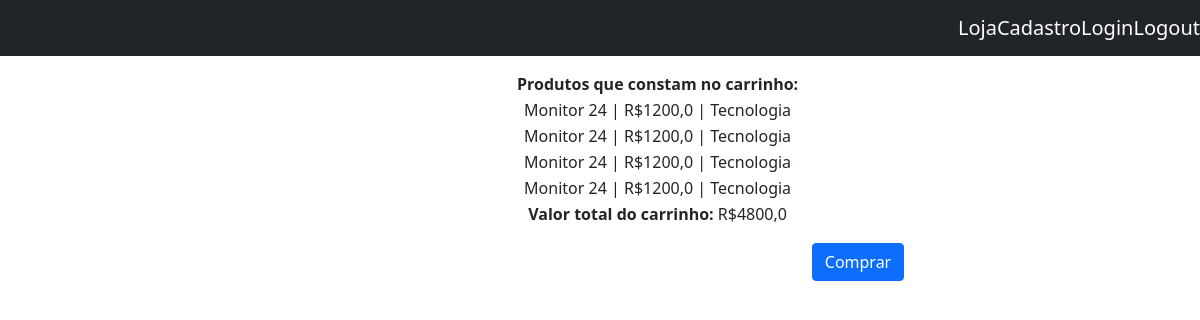
/loja/carrinho/, run on an earlier commit of the app's database.
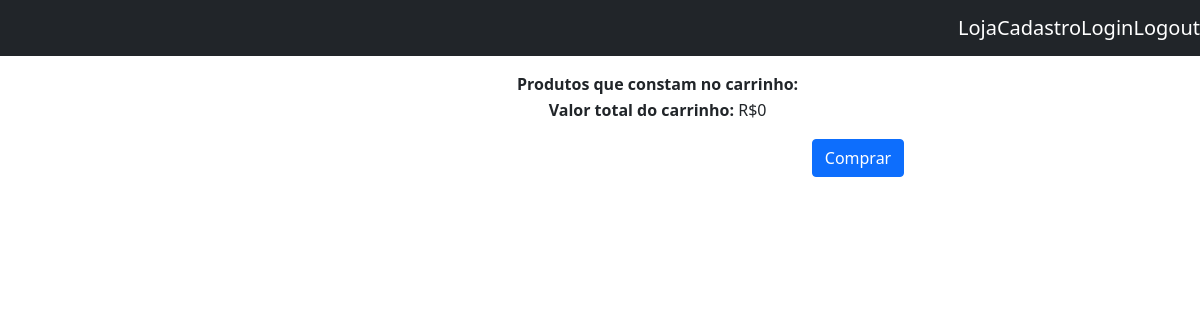
And on a later commit of the database.
### loja/models.py (models this page shows)
class Carro(models.Model):
    produto = models.OneToOneField(Produto, on_delete=models.DO_NOTHING, related_name="produto_carro")

class Produto(models.Model):
    nome = models.CharField(max_length=30)
    valor = models.FloatField()
    categoria = models.ForeignKey(Categoria, on_delete=models.CASCADE, default=1)
    vendido = models.BooleanField(default=False)

class Categoria(models.Model):
    nome = models.CharField(max_length=30)
    def __str__(self):
        return self.nome

### loja/views.py (the view)
# urls.py: path('carrinho/', views.carrinho, name='carrinho'),
def carrinho(request):
    if 'produto_id' in request.GET:
        produto = Produto.objects.get(id=int(request.GET.get('produto_id')))
        Carro.objects.create(
            produto=produto
        )
    soma = 0
    for c in Carro.objects.all():
        soma += c.produto.valor
    produtos_carrinho = {
        'carrinho': Carro.objects.all(), 'soma':soma
        }
    return render(request, 'carrinho.html', produtos_carrinho)

### template/carrinho.html (shortened to what this page needs)
<!DOCTYPE html>
<html lang="pt-br">
<head>
    <link href="https://cdn.jsdelivr.net/npm/bootstrap@5.1.3/dist/css/bootstrap.min.css" rel="stylesheet">
</head>
<body>
    {% include 'partials/_nav.html' %}
     <div style="padding-top: 15px; text-align: center; padding-left: 43vw;">
         <table>
            <thead>
                    <th>Produtos que constam no carrinho:</th>
            </thead>
            <tbody>
            {% for carro in carrinho %}
            {% if not carro.produto.vendido %}
            <tr>
                <td>
                    {{ carro.produto.nome }} | R${{ carro.produto.valor }} | {{ carro.produto.categoria }}
                </td>
            </tr>
            {% endif %}
            {% endfor %}
            <tr>
                <td>
                    <p><b>Valor total do carrinho: </b>R${{ soma }}</p>
                </td>
            </tr>
            </tbody>
        </table>
        <form action="{% url 'update' %}" method="POST">
            <a type='submit' href="{% url 'listagem' %}"><button method="POST" class="btn btn-primary">Comprar</button></a>
        </form>
    </div>
</body>
</html>

### template/partials/_nav.html (shortened to what this page needs)
  <nav class="navbar navbar-expand-lg navbar-dark bg-dark static-top">
      <a class="navbar-brand" href="{% url 'listagem' %}" style="margin: auto;">Loja</a>
      <a class="navbar-brand" href="{% url 'cadastro' %}" style="margin: auto;">Cadastro</a>
      <a class="navbar-brand" href="{% url 'login' %}" style="margin: auto;">Login</a>
      <a class="navbar-brand" href="{% url 'logout' %}" style="margin: auto;">Logout</a>
  </nav>

What changed in the data, as far as the page shows it:
removed Carro: produto.nome "Monitor 24", produto.valor "1200,0", produto.categoria "Tecnologia"
removed Carro: produto.nome "Monitor 24", produto.valor "1200,0", produto.categoria "Tecnologia"
removed Carro: produto.nome "Monitor 24", produto.valor "1200,0", produto.categoria "Tecnologia"
removed Carro: produto.nome "Monitor 24", produto.valor "1200,0", produto.categoria "Tecnologia"
Also different on the page:
{{ soma }}: "4800,0" → "0"
